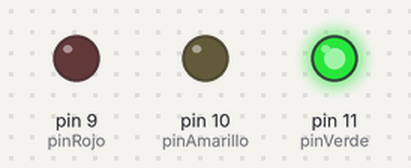
Simulated run of this sketch. Board: Arduino Uno, built with avr-gcc and run on an emulated ATmega328P. Parts: output pins drawn as LEDs (lit = HIGH).

Above: at 3.2 s.
At 8.7 s:
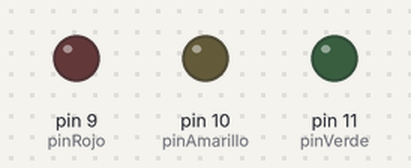
At 15.2 s:
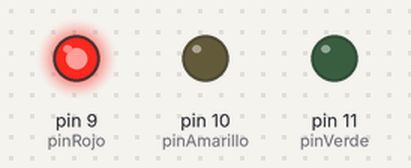
At 23.0 s:
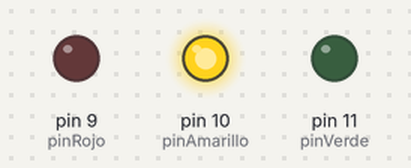
Timing chart, 0 to 31.2 s (numbered marks = the images above):
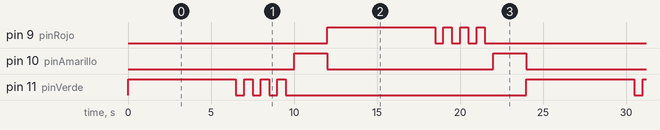

Measured:
- by itself, pin 9 (pinRojo), pin 11 (pinVerde): repeats every 24.0 s: 3 × (LOW 0.50 s, HIGH 0.50 s), LOW 14.5 s, HIGH 6.5 s
- by itself, pin 10 (pinAmarillo): alternates HIGH for 2.0 s and LOW for 10.0 s
- by itself, everything shown: repeats every 24.0 s, in 18 steps

The sketch:

semaforo.ino
```cpp
// Definición de pines
const int pinRojo = 9;
const int pinAmarillo = 10;
const int pinVerde = 11;

void setup() {
  // Configurar los pines como salidas
  pinMode(pinRojo, OUTPUT);
  pinMode(pinAmarillo, OUTPUT);
  pinMode(pinVerde, OUTPUT);
}

void loop() {
  // Verde durante 6 segundos
  digitalWrite(pinRojo, LOW);
  digitalWrite(pinAmarillo, LOW);
  digitalWrite(pinVerde, HIGH);
  delay(6000); // Esperar 6 segundos

  // Parpadeo de verde durante 2 segundos antes de pasar al amarillo
  for(int i = 0; i < 4; i++) {
    digitalWrite(pinVerde, HIGH);
    delay(500);
    digitalWrite(pinVerde, LOW);
    delay(500);
  }

  // Amarillo durante 2 segundos
  digitalWrite(pinVerde, LOW);
  digitalWrite(pinAmarillo, HIGH);
  delay(2000); // Esperar 2 segundos

  // Rojo durante 6 segundos
  digitalWrite(pinAmarillo, LOW);
  digitalWrite(pinRojo, HIGH);
  delay(6000); // Esperar 6 segundos

  // Parpadeo de rojo durante 2 segundos antes de pasar al amarillo
  for(int i = 0; i < 4; i++) {
    digitalWrite(pinRojo, HIGH);
    delay(500);
    digitalWrite(pinRojo, LOW);
    delay(500);
  }

  // Amarillo durante 2 segundos
  digitalWrite(pinRojo, LOW);
  digitalWrite(pinAmarillo, HIGH);
  delay(2000); // Esperar 2 segundos
}
```
